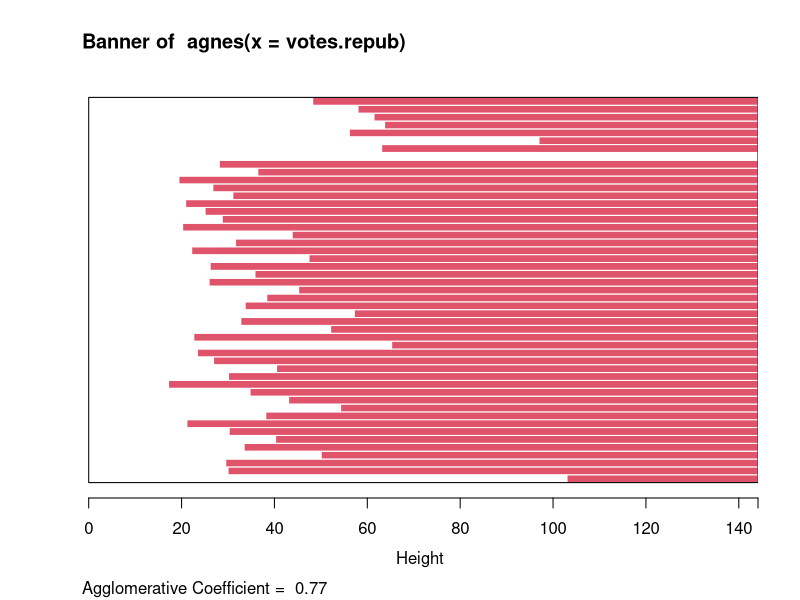
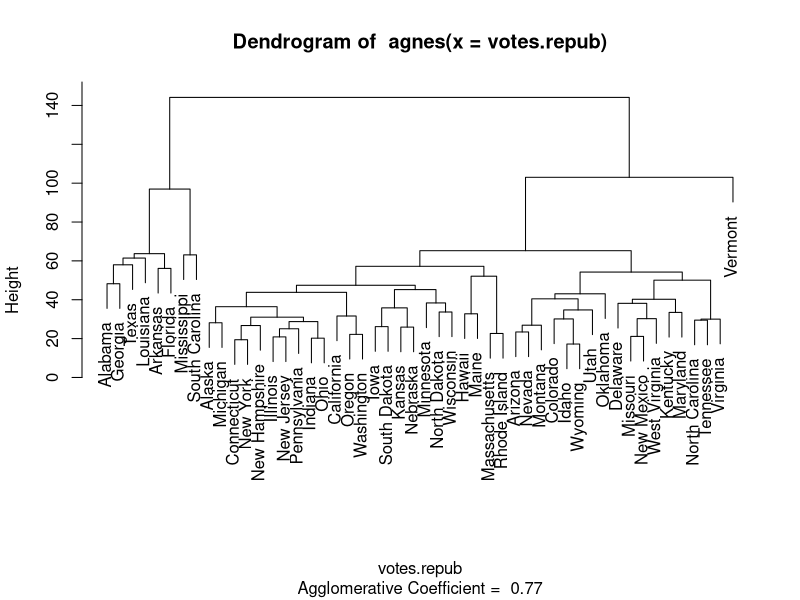

Recreate these plots in R, in order.
library(cluster)

data = votes.repub
plot(agnes(votes.repub))
states = row.names(data)
means = c()
for (i in 1:length(states)){
  means[i] = mean(unlist(data[states[i],]), na.rm=TRUE)
}
rank = mapply(c, states, means , SIMPLIFY = FALSE )
df = data.frame(states=states, means=means)
df = df[order(df$means),]
